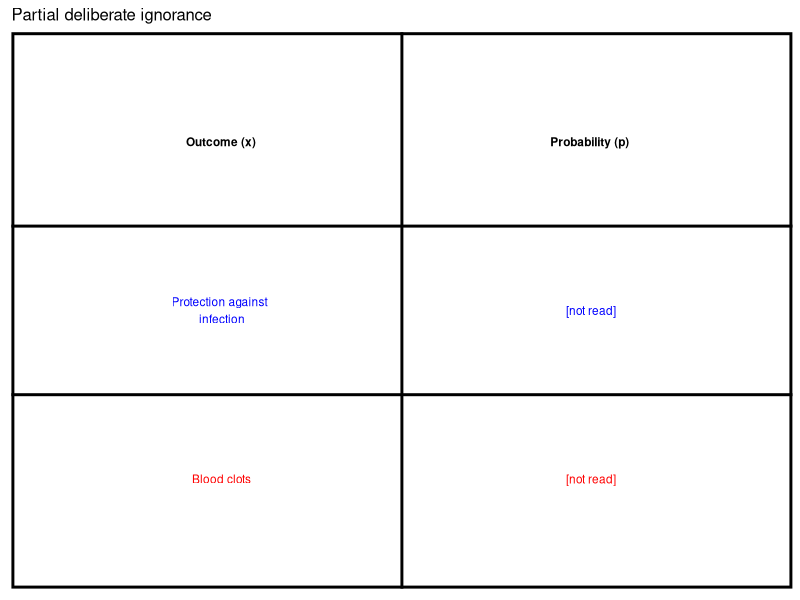
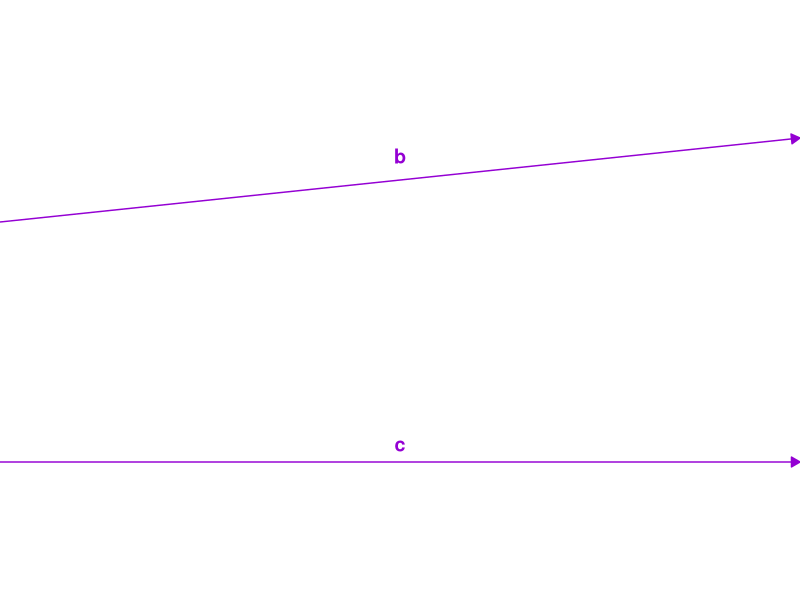
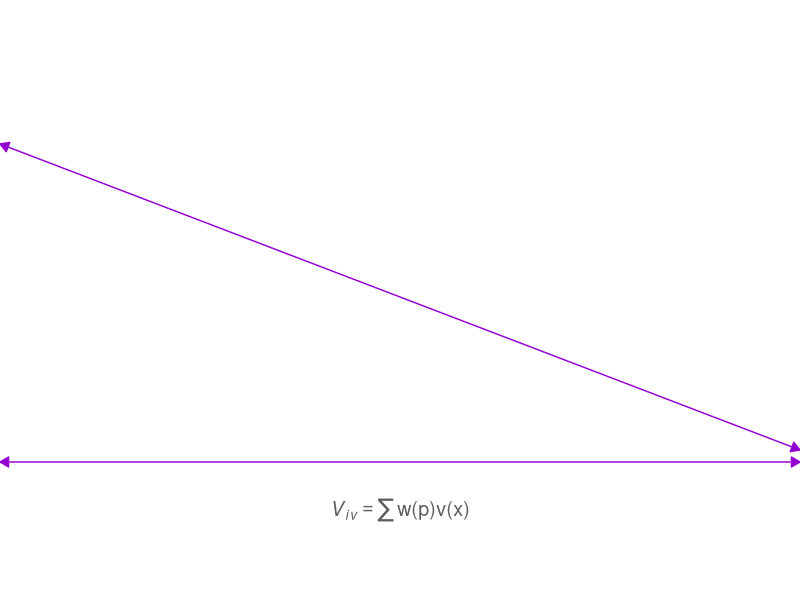
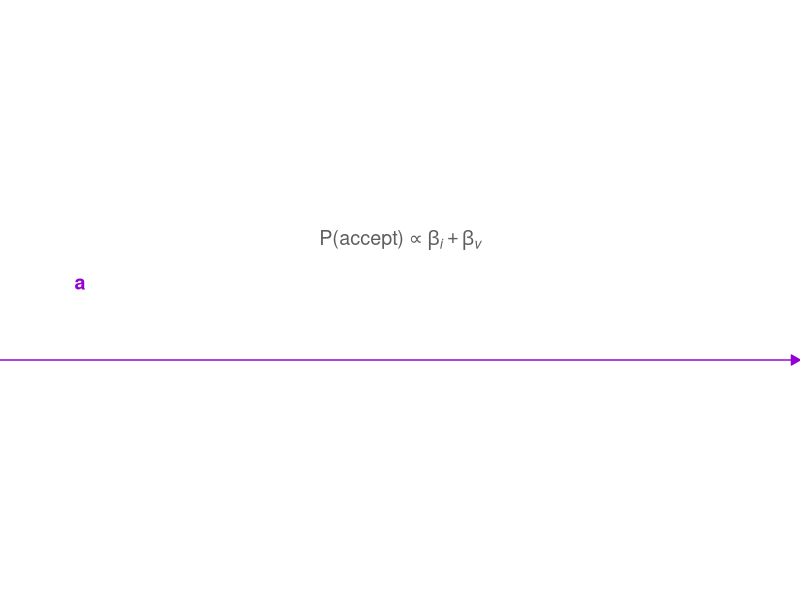
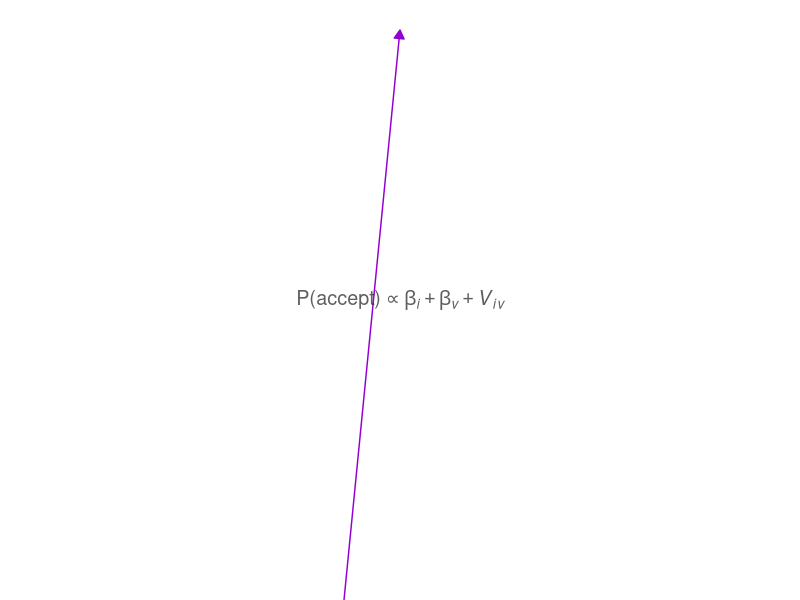
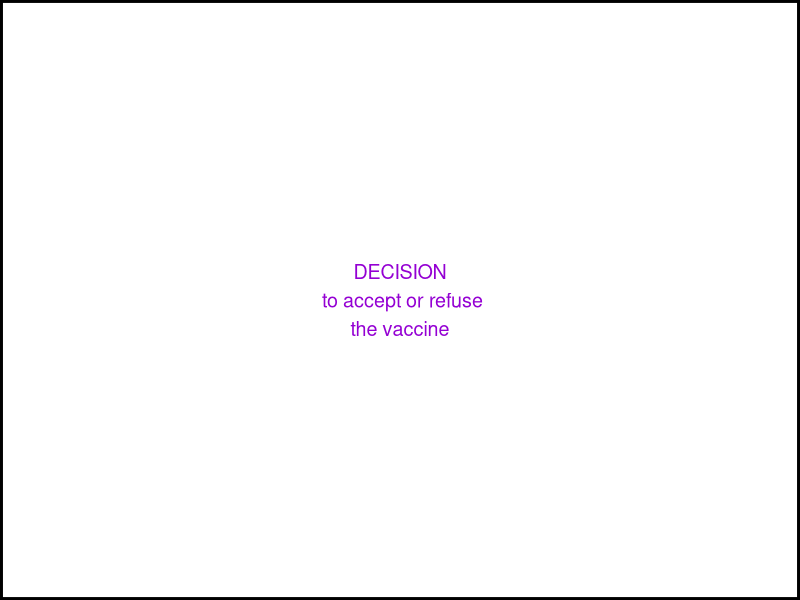
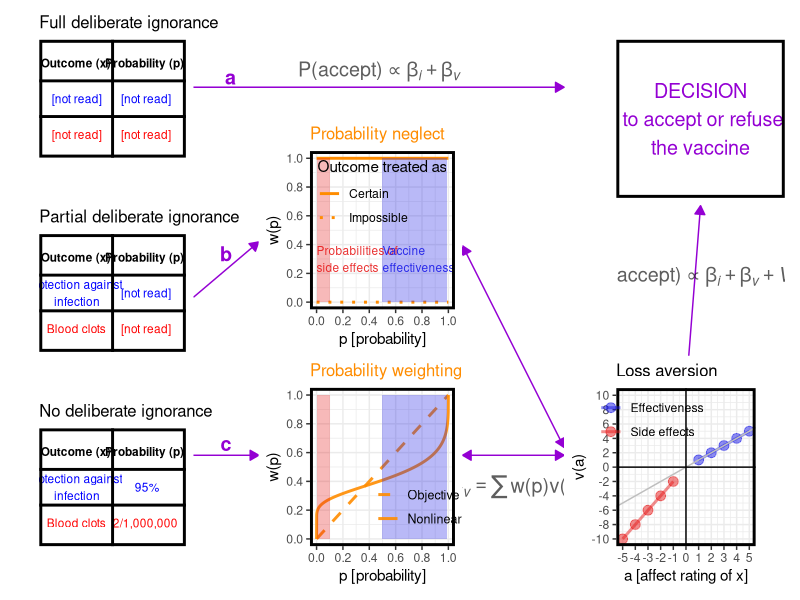
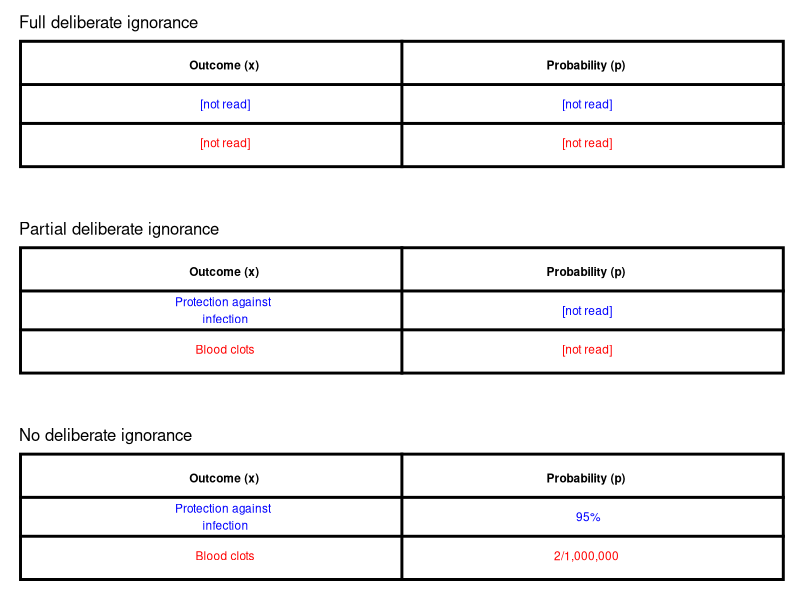

Reproduce these figures in R, in order. (Note: this script raises an error after producing the figures.)
library(ggplot2)
library(patchwork)
library(cowplot)

rm(list = ls())

ps = plot_spacer()

# arrows ------------------------------------------------------------------

# timeline
time_plt = ggplot() +
  geom_segment(aes(x = 0, y = .5, xend = 1, yend = .5),
               arrow = arrow(length = unit(.25, "cm"),
                             type = 'closed'),
               col = 'darkviolet') +
  geom_text(aes(x = c(0, .35),
                y = .7,
                label = c('Information inspection',
                          'Cognitive processing')),
            hjust = c(0, 0),
            size = 5,
            col = 'black') +
  geom_text(aes(x = c(0, 1),
                y = .25,
                label = c('0', 'Time')),
            hjust = c(0, 1),
            size = 5,
            col = 'darkviolet') +
  scale_y_continuous(limits = 0:1,
                     expand = c(0, 0)) +
  scale_x_continuous(limits = 0:1,
                     expand = c(0, 0)) +
  theme_nothing()

# arrow 1
arrow1_plt = ggplot() +
  geom_segment(aes(x = 0, y = .63, xend = 1, yend = .77),
               arrow = arrow(length = unit(.25, "cm"),
                             type = 'closed'),
               col = 'darkviolet') +
  # geom_segment(aes(x = 0, y = .25, xend = 1, yend = .75),
  #              arrow = arrow(length = unit(.25, "cm"),
  #                            type = 'closed'),
  #              col = 'darkviolet') +
  geom_segment(aes(x = 0, y = .23, xend = 1, yend = .23),
               arrow = arrow(length = unit(.25, "cm"),
                             type = 'closed'),
               col = 'darkviolet') +
  geom_text(aes(x = c(.5, .5),
                y = c(.74, .26),
                label = c('b', 'c')),
                # x = c(.5, .5, .5),
                # y = c(.74, .56, .26),
                # label = c('b', 'c', 'd')),
                size = 5,
                col = 'darkviolet',
            fontface = 'bold') +
  scale_y_continuous(limits = 0:1,
                     expand = c(0, 0)) +
  scale_x_continuous(limits = 0:1,
                     expand = c(0, 0)) +
  theme_nothing()

# arrow 2
V_v = expression(paste(italic(V)[italic(iv)]) == sum('w(p)v(x)'))

arrow2_plt = ggplot() +
  geom_segment(aes(x = 0, y = .76, xend = 1, yend = .25),
               arrow = arrow(length = unit(.25, "cm"),
                             type = 'closed',
                             ends = 'both'),
               col = 'darkviolet') +
  geom_segment(aes(x = 0, y = .23, xend = 1, yend = .23),
               arrow = arrow(length = unit(.25, "cm"),
                             type = 'closed',
                             ends = 'both'),
               col = 'darkviolet') +
  annotate('text',
           x = .5, y = .15,
           label = as.character(V_v),
           parse = T,
           size = 5,
           col = rgb(.1, .1, .1, .7)) +
  scale_y_continuous(limits = 0:1,
                     expand = c(0, 0)) +
  scale_x_continuous(limits = 0:1,
                     expand = c(0, 0)) +
  theme_nothing()

# arrow 3
p_accept_beta = expression(paste("P(accept)" %prop% beta[italic(i)] + beta[italic(v)] ))

arrow3_plt = ggplot() +
  geom_segment(aes(x = 0, y = .4, xend = 1, yend = .4),
               arrow = arrow(length = unit(.25, "cm"),
                             type = 'closed'),
               col = 'darkviolet') +
  annotate('text',
           x = .5, y = .6,
           label = as.character(p_accept_beta),
           parse = T,
           size = 5,
           col = rgb(.1, .1, .1, .7)) +
  geom_text(aes(x = c(.1),
                y = c(.53),
                label = c('a')),
            size = 5,
            col = 'darkviolet',
            fontface = 'bold') +
  scale_y_continuous(limits = 0:1,
                     expand = c(0, 0)) +
  scale_x_continuous(limits = 0:1,
                     expand = c(0, 0)) +
  theme_nothing()

# arrow 4
p_accept = expression(paste("P(accept)" %prop% beta[italic(i)] + beta[italic(v)] + italic(V)[italic(iv)]))

arrow4_plt = ggplot() +
  geom_segment(aes(x = .43, y = 0, xend = .5, yend = .95),
               arrow = arrow(length = unit(.25, "cm"),
                             type = 'closed'),
               col = 'darkviolet') +
  annotate('text',
           x = .5, y = .5,
           label = as.character( p_accept ),
           parse = T,
           size = 5,
           col = rgb(.1, .1, .1, .7)) +
  scale_y_continuous(limits = 0:1,
                     expand = c(0, 0)) +
  scale_x_continuous(limits = 0:1,
                     expand = c(0, 0)) +
  theme_nothing()

# info pres ---------------------------------------------------------------

vax_info_plt = function(t = 'Vaccine info presentation',
                        st = NULL,
                        xp = c('Outcome (x)', '??', '??',
                               'Probability (p)', '??', '??'),
                        x = rep(c(.25, .77), each = 3),
                        y = rep(c(5/6, 3/6, 1/6), times = 2)) {
  
  d = data.frame(xp = xp,
                 x = x,
                 y = y)
  
  p = ggplot() +
    geom_text(data = d[c(1, 4), ],
              mapping = aes(x = x, 
                            y = y,
                            label = xp,
                            fontface = 'bold'),
              size = 3,
              hjust = .55) +
    geom_text(data = d[-c(1, 4), ],
              mapping = aes(x = x, 
                            y = y,
                            label = xp),
              size = 3,
              hjust = .55,
              color = rep(c('blue', 'red'), times = 2)) +
    ggtitle(t, st) +
    xlim(0, 1) +
    ylim(0, 1) +
    theme(axis.title = element_blank(),
          axis.text = element_blank(),
          axis.ticks = element_blank(),
          panel.background = element_rect(fill = 'white'),
          plot.title = element_text(size = 12, 
                                    colour = 'black'),
          plot.subtitle = element_text(size = 12, 
                                    colour = 'black'),
          panel.border = element_rect(colour = "black", 
                                      fill = NA,
                                      linewidth = 2)) +
    geom_hline(yintercept = c(1/3, 2/3),
               linewidth = 1) +
    geom_vline(xintercept = .5,
               linewidth = 1)
  
  return(p)
  
}

nin = vax_info_plt(t = 'No deliberate ignorance',
                        xp = c('Outcome (x)', 'Protection against\ninfection', 'Blood clots',
                               'Probability (p)', '95%', '2/1,000,000'))

apn = vax_info_plt(t = 'Partial deliberate ignorance',
                   # st = 'Probability neglect',
                   xp = c('Outcome (x)', 'Protection against\ninfection', 'Blood clots',
                          'Probability (p)', '[not read]', '[not read]'))
apn = apn + theme(plot.subtitle = element_text(size = 12, color = 'darkorange'))


tin = vax_info_plt(t = 'Full deliberate ignorance',
                   xp = c('Outcome (x)', '[not read]', '[not read]',
                          'Probability (p)', '[not read]', '[not read]'))

# PWFs --------------------------------------------------------------------

pwf = function(x, d = 1, g) {
  
  exp( -d * (-log(x))^g )
  
}

# probs
p = seq(0, 1, by = .001)

dd = data.frame(p = p,
                wp = c(pwf(p, d = 1, g = 1),
                       pwf(p, d = 1, g = .3)
                       # pwf(p, d = .2, g = .2)
                       ),
                g = factor(rep(c('Objective', 'Nonlinear'#, 'Affective'
                                 ), 
                               each = length(p)),
                           levels = c('Objective', 'Nonlinear'#, 'Affective'
                                      ),
                           ordered = T)
)

# figure
pwf_plt = ggplot(data = dd,
                 mapping = aes(x = p, 
                               y = wp,
                               linetype = g)) +
  geom_line(linewidth = 1,
            color = 'darkorange',
            alpha = .9) +
  scale_linetype_manual(values = c(2, 1)) +
  scale_x_continuous('p [probability]',
                     breaks = seq(0, 1, .2)) +
  scale_y_continuous('w(p)',
                     breaks = seq(0, 1, .2)) +
  ggtitle('Probability weighting') +
  theme_bw() +
  theme(legend.position = c(.75, .25),
        legend.background = element_blank(),
        legend.key = element_rect(fill = "transparent"),
        legend.title = element_blank(),
        legend.text = element_text(size = 9),
        plot.title = element_text(colour = 'darkorange', 
                                  size = 12),
        panel.border = element_rect(colour = "black", 
                                    fill = NA,
                                    linewidth = 2)) + 
  annotate("rect", xmin = 0, xmax = .1, 
           ymin = 0, ymax = 1,
           fill = rgb(.9, .1, .1, .3)) +
  annotate("rect", xmin = .5, xmax = .99, 
           ymin = 0, ymax = 1,
           fill = rgb(.1, .1, .9, .3)) 

# neglect
neg_plt = ggplot() +
  geom_segment(mapping = aes(x = 0,
                             y = 1, 
                             xend = 1, 
                             yend = 1,
                             linetype = 'Certain'),
               linewidth = 1,
               color = 'darkorange') +
  geom_segment(mapping = aes(x = 0,
                             y = 0, 
                             xend = 1, 
                             yend = 0,
                             linetype = 'Impossible'),
               linewidth = 1,
               color = 'darkorange') +
  scale_x_continuous('p [probability]',
                     breaks = seq(0, 1, .2),
                     limits = 0:1) +
  scale_y_continuous('w(p)',
                     breaks = seq(0, 1, .2),
                     limits = 0:1) +
  scale_linetype_manual(name = 'Outcome treated as', 
                        values = c(1, 3)) +
  ggtitle('Probability neglect') +
  theme_bw() +
  theme(legend.position = c(.5, .73),
        legend.background = element_rect(fill = NA),
        legend.key = element_rect(fill = "transparent"),
        plot.title = element_text(color = 'darkorange', 
                                  size = 12),
        panel.border = element_rect(colour = "black", 
                                    fill = NA,
                                    linewidth = 2)) + 
  annotate("rect", xmin = 0, xmax = .1, 
           ymin = 0, ymax = 1,
           fill = rgb(.9, .1, .1, .3)) +
  annotate("rect", xmin = .5, xmax = .99, 
           ymin = 0, ymax = 1,
           fill = rgb(.1, .1, .9, .3)) +
  geom_text(data = data.frame(x = c(0, .5),
                              y = c(.3, .3),
                              l = c('Probabilities of\nside effects',
                                    'Vaccine\neffectiveness')),
            mapping = aes(x = x, y = y, label = l),
            color = c(rgb(.9, .1, .1, .9),
                      rgb(.1, .1, .9, .9)),
            hjust = 0,
            size = 3)

# outcome representation --------------------------------------------------

# value function
v_fun = function(x, a, l, p = 1) {
  
  sv = sapply(x, function(y) {
    if(y > 0)  l = 1 
    
    p * sign(y) * l * abs(y)^a
    
  })
  
  return(sv)
  
}

# figure
v_plt = ggplot(data = data.frame(x = c(-5:-1, 1:5),
                                 y = v_fun(c(-5:-1, 1:5), 1, 2),
                                 og = rep(c('Side effects', 'Effectiveness'), 
                                          each = 5)),
               mapping = aes(x = x, 
                             y = y,
                             col = og)) +
  geom_point(size = 3) +
  geom_line(linewidth = 1) +
  geom_abline(intercept = 0, slope = 1,
              col = 'grey') +
  geom_vline(xintercept = 0) +
  geom_hline(yintercept = 0) +
  scale_color_manual(name = "Outcome",
                     values = c(rgb(.1, .1, .9, .5),
                                rgb(.9, .1, .1, .5))) +
  scale_x_continuous('a [affect rating of x]',
                     breaks = -5:5) +
  scale_y_continuous('v(a)',
                     breaks = seq(-10, 10, 2),
                     limits = c(-10, 10)) +
  ggtitle('Loss aversion') +
  theme_bw() +
  theme(legend.position = c(.25, .8),
        legend.background = element_rect(fill = NA),
        legend.key = element_rect(fill = NA),
        legend.title = element_blank(),
        plot.title = element_text(colour = 'black', size = 12),
        panel.border = element_rect(colour = "black", 
                                    fill = NA,
                                    linewidth = 2))

# choice ------------------------------------------------------------------

choice_plt = ggplot() +
  geom_text(aes(x = .5, 
                y = .5, 
                label = 'DECISION\n to accept or refuse\nthe vaccine'),
            size = 5,
            color = 'darkviolet') +
  ylim(0, 1) +
  xlim(0, 1) +
  theme_void() +
  theme(axis.title = element_blank(),
        axis.text = element_blank(),
        axis.ticks = element_blank(),
        panel.border = element_rect(colour = "black", 
                                    fill = NA,
                                    linewidth = 2))

# figure ------------------------------------------------------------------

f0a = (tin / ps / apn / ps / nin) +
  plot_layout(heights = c(1, .15, 1, .15, 1))

f0b = ((arrow1_plt | (neg_plt / pwf_plt) | arrow2_plt )) + 
  plot_layout(widths = c(.45, 1, .7))

f0c = (arrow3_plt / f0b) + 
  plot_layout(heights = c(1, 5))

f0d1 = (v_plt | ps) + plot_layout(widths = c(1, .1))
        
f0d = (choice_plt / arrow4_plt / f0d1)

f0 = (ps | f0a | f0c | f0d) +
  plot_layout(4, 1, widths = c(.03, .87, 2.2, 1))

fig0 = (f0 / time_plt) +
  plot_layout(heights = c(1, .1))

# ggsave('03_results/figures/Fig00.jpg',
#        plot = fig0,
#        units = 'cm',
#        height = 10,
#        width = 16,
#        dpi = 700,
#        scale = 1.75)

ggsave('03_results/figures/Fig00.pdf',
       plot = fig0,
       device = 'pdf',
       units = 'cm',
       height = 10,
       width = 16,
       scale = 1.75)